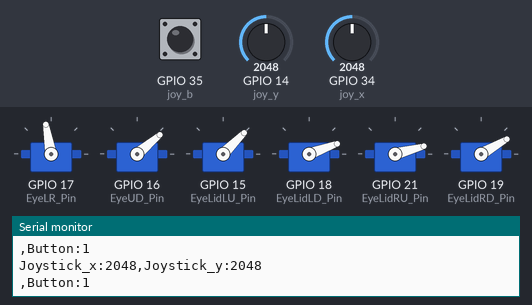
The sketch below on a simulated ESP32. On the bench: 6 × servo, the last lines printed to the serial monitor. The inputs (shaded band) are chosen by the test bench; at power-on: GPIO 14 (joy_y) = 2048, GPIO 34 (joy_x) = 2048, GPIO 35 (joy_b) HIGH.

Above: at 4.75 s.
4.8 s: GPIO 14 (joy_y) set to 60
At 4.96 s:
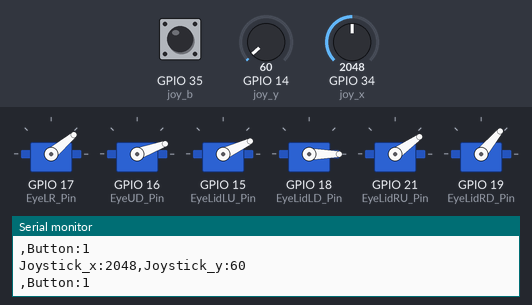
15.3 s: GPIO 34 (joy_x) set to 60
At 15.46 s:
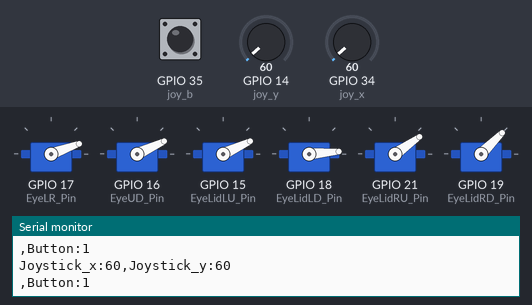
Timing chart, 0 to 26.6 s (numbered marks = the images above; inputs shaded):
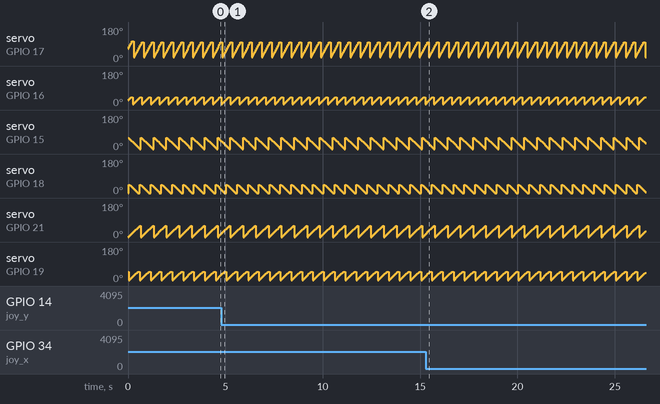

Measured:
- by itself, servo on GPIO 16 (EyeUD_Pin): repeats every 0.45 s: 15° 0.05 s, 20° 0.05 s, 25° 0.05 s, 30° 0.05 s, 35° 0.05 s, 40° 0.10 s, 5° 0.05 s, 10° 0.05 s
- by itself, servo on GPIO 17 (EyeLR_Pin): repeats every 0.50 s: 100° 0.10 s, 20° 0.05 s, 30° 0.05 s, 40° 0.05 s, 50° 0.05 s, 60° 0.05 s, 70° 0.05 s, 80° 0.05 s, 90° 0.05 s

The sketch:

Animatronic_eye_kit_will_cogley.ino
```cpp
//https://www.instructables.com/Simplified-3D-Printed-Animatronic-Dual-Eye-Mechani/
#include <ESP32Servo.h>

//LR = Left-Right, UD = Up-Down

// declare variables for eye and eyelid movements
int EyePosLR_mid = 55; // Starts at EyeLR centre point
int EyePosLR_min = 10; // Min EyeLR movement (right)
int EyePosLR_max = 100; // Max EyeLR movement (left)
int EyePosUD_mid = 20; // Starts at EyeUD centre point
int EyePosUD_max = 40; // Max EyeUD movement (left)
int EyeLidU_max = 90; // Max opening of Eyelid upper
int EyeLidD_max = 90; // Max opening of Eyelid lower

// Create and declare servo variables for eyes and eyelids
Servo EyeLR_Servo;  // create servo object to control a servo
const int EyeLR_Pin = 17; // Pin output (D17)
int EyeLR_Pos = EyePosLR_mid;    // EyeLR_Pos mid pos (10 is looking to the right, 100 is looking to the left, 50 middle)

Servo EyeUD_Servo;
const int EyeUD_Pin = 16;
int EyeUD_Pos = EyePosUD_mid;    // EyeUD_Pos mid pos (45 is looking up, 0 is looking down, 23 is middle)

Servo EyeLidLU_Servo;
const int EyeLidLU_Pin = 15;
//int EyeLidLU_Pos = 60;    // EyeLidU_Pos open pos (10 is looking to the right, 100 is looking to the left, 55 middle)

Servo EyeLidRU_Servo;
const int EyeLidRU_Pin = 21;
//int EyeLidRU_Pos = 0;

Servo EyeLidLD_Servo;
const int EyeLidLD_Pin = 18;
//int EyeLidLD_Pos = 0;    // EyeLidD_Pos open pos (10 is looking to the right, 100 is looking to the left, 55 middle)

Servo EyeLidRD_Servo;
const int EyeLidRD_Pin = 19;
//int EyeLidRD_Pos = 50;
int EyeLid_Upper_Pos=0;
int EyeLid_Lower_Pos=0;


const int joy_y =  14; //pin for the joystick x-axis
const int joy_x =  34; //pin for the joystick y-axis
// Joydyivk min max = x[0,4095],y[0,4095]
int joy_x_val = 2048; // mid value of joystick
int joy_y_val = 2048;
const int joy_b = 35;  // the number of the pushbutton pin
int joy_b_State = 0; // on/off state of the button

void setup() {
  // put your setup code here, to run once:
  Serial.begin(115200);

  // Initialize eyes LR / UD
  EyeLR_Servo.attach(EyeLR_Pin); // attaches the servo on pin ## to the servo object
  EyeUD_Servo.attach(EyeUD_Pin);

  // Initialize eyelids Open/Close
  EyeLidLU_Servo.attach(EyeLidLU_Pin);
  EyeLidLD_Servo.attach(EyeLidLD_Pin);
  EyeLidRU_Servo.attach(EyeLidRU_Pin);
  EyeLidRD_Servo.attach(EyeLidRD_Pin);

  //Initialize joystick
  pinMode(joy_y, INPUT);
  pinMode(joy_x, INPUT);
  pinMode(joy_b, INPUT_PULLUP);
}

void loop() {
  // put your main code here, to run repeatedly:
  joy_y_val = analogRead(joy_y);
  joy_x_val = analogRead(joy_x);
  joy_b_State = digitalRead(joy_b);
  Serial.print("Joystick_x:");
  Serial.print(joy_x_val);
  Serial.print(",");
  Serial.print("Joystick_y:");
  Serial.println(joy_y_val);
  Serial.print(",");
  Serial.print("Button:");
  Serial.println(joy_b_State);

  EyeLR_Servo.write(EyeLR_Pos);
//  Serial.print(EyeLR_Pos);
  if (EyeLR_Pos < 100) { // goes from 0 degrees to 180 degrees
    EyeLR_Pos += 10;
    EyeLR_Servo.write(EyeLR_Pos);              // tell servo to go to position in variable 'pos'
  } else {
    EyeLR_Pos = 10;
  }

  EyeUD_Servo.write(EyeUD_Pos);

  if (EyeUD_Pos < EyePosUD_max) { // goes from 0 degrees to 180 degrees
    EyeUD_Pos += 5;
    EyeUD_Servo.write(EyeUD_Pos);              // tell servo to go to position in variable 'pos'
  } else {
    EyeUD_Pos = 0;
  }
/*
  EyeLidLD_Servo.write(EyeLidLD_Pos);
  if (EyeLidLD_Pos < 50) { // goes from 0 degrees to 180 degrees
    EyeLidLD_Pos += 5;
    EyeLidLD_Servo.write(EyeLidLD_Pos);              // tell servo to go to position in variable 'pos'
  } else {
    EyeLidLD_Pos = 0;
  }

  EyeLidLU_Servo.write(EyeLidLU_Pos);
  if (EyeLidLU_Pos > 0) { // goes from 0 degrees to 180 degrees
    EyeLidLU_Pos -= 5;
    EyeLidLU_Servo.write(EyeLidLU_Pos);              // tell servo to go to position in variable 'pos'
  } else {
    EyeLidLU_Pos = 60;
  }

  EyeLidRD_Servo.write(EyeLidRD_Pos);
  if (EyeLidRD_Pos > 0) { // goes from 0 degrees to 180 degrees
    EyeLidRD_Pos -= 5;
    EyeLidRD_Servo.write(EyeLidRD_Pos);              // tell servo to go to position in variable 'pos'
  } else {
    EyeLidRD_Pos = 50;
  }

  EyeLidRU_Servo.write(EyeLidRU_Pos);
  if (EyeLidRU_Pos < 60) { // goes from 0 degrees to 180 degrees
    EyeLidRU_Pos += 5;
    EyeLidRU_Servo.write(EyeLidRU_Pos);              // tell servo to go to position in variable 'pos'
  } else {
    EyeLidRU_Pos = 0;
  }
*/
//int EyeLidLU_Pos = 60;    // EyeLidU_Pos open pos (10 is looking to the right, 100 is looking to the left, 55 middle)
//int EyeLidRU_Pos = 0;
//int EyeLidLD_Pos = 0;    // EyeLidD_Pos open pos (10 is looking to the right, 100 is looking to the left, 55 middle)
//int EyeLidRD_Pos = 50;

  EyeLidLD_Servo.write(0);
  EyeLidLU_Servo.write(60);
  EyeLidRD_Servo.write(50);
  EyeLidRU_Servo.write(0);
  if (EyeLid_Upper_Pos > 0) { // goes from 0 degrees to 180 degrees
    EyeLid_Upper_Pos -= 5;
    EyeLidLU_Servo.write(EyeLid_Upper_Pos);
    EyeLidRU_Servo.write(60-EyeLid_Upper_Pos);              // tell servo to go to position in variable 'pos'
  } else {
    EyeLid_Upper_Pos = 60;
  }
  if (EyeLid_Lower_Pos > 0) { // goes from 0 degrees to 180 degrees
    EyeLid_Lower_Pos -= 5;
    EyeLidLD_Servo.write(EyeLid_Lower_Pos);              // tell servo to go to position in variable 'pos'
    EyeLidRD_Servo.write(50-EyeLid_Lower_Pos);              // tell servo to go to position in variable 'pos'
  } else {
    EyeLid_Lower_Pos = 50;
  }

  delay(50);
}
```
